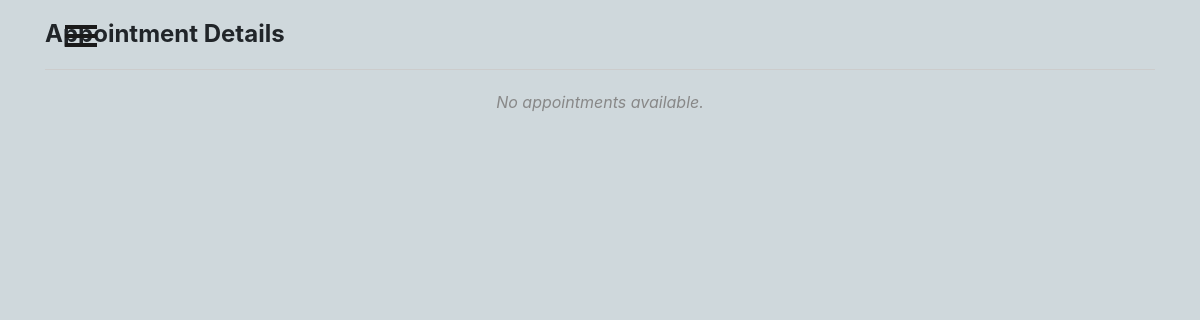
Page /patient/appointment-details/ (signed in) on the earlier database version.
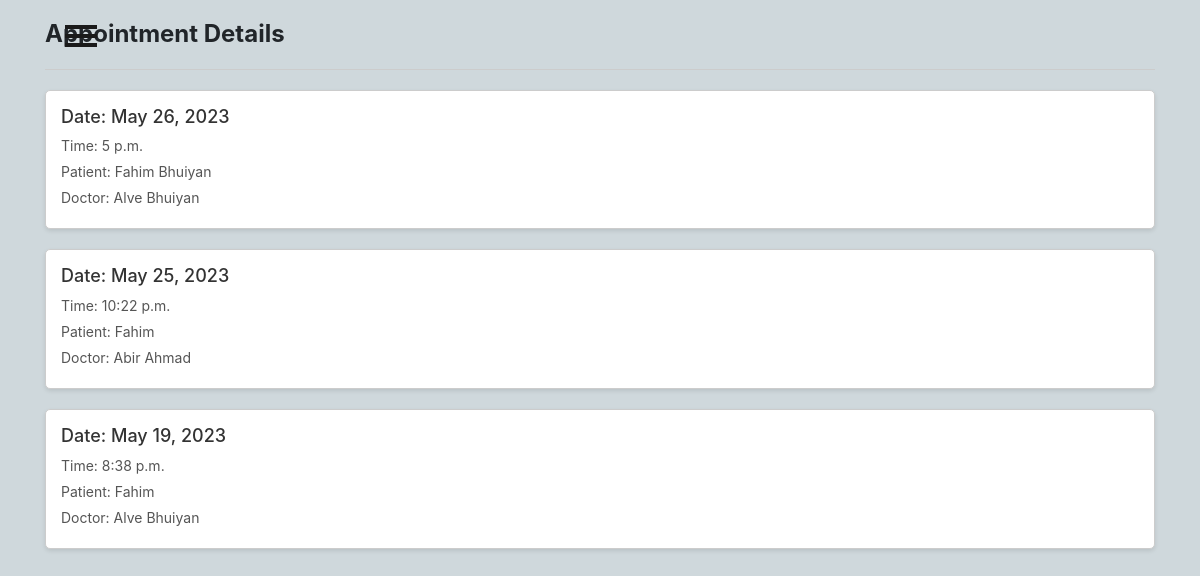
Same page on the later database version.
### patient/models.py (models this page shows)
class Appointment(models.Model):
    appointment_id = models.UUIDField(primary_key=True, default=uuid.uuid4, editable=False)
    user = models.ForeignKey(User, on_delete=models.CASCADE)
    doctor = models.ForeignKey(Doctor, on_delete=models.CASCADE)
    patient_name = models.CharField(max_length=100)
    appointment_date = models.DateField()
    appointment_time = models.TimeField()
    consultation_fee = models.DecimalField(max_digits=8, decimal_places=2, default= 0)

### doctor/models.py (models this page shows, shortened)
class Doctor(models.Model):
    user = models.OneToOneField(User, on_delete=models.CASCADE)
    bmdc = models.CharField(max_length=10, null=False, unique=True, default='')
    address = models.CharField(max_length=40, default='')
    mobile = models.CharField(
        max_length=20, null=False, unique=True, default='')
    date_of_birth = models.DateField(null=True, blank=True)
    specialist = models.CharField(max_length=40, default='')
    experience = models.CharField(max_length=2, default='')
    hospital = models.CharField(max_length=40, null=True, blank=True)
    consultation_fee = models.CharField(max_length=40, default='')
    bio = models.CharField(max_length=200, default='')
    gender_choices = (
        ('Male', 'Male'),
        ('Female', 'Female'),
        ('Other', 'Other'),
    )
    gender = models.CharField(
        max_length=6, choices=gender_choices, null=True, blank=True)
    def __str__(self):
        return self.user.first_name + " "+self.user.last_name

### patient/views.py (the view)
# urls.py: path('appointment-details/', views.appointment_details, name='appointment-details'),
def appointment_details(request):
    appointment_list = Appointment.objects.filter(user=request.user)
    return render(request, 'patient/appointment_details.html', {'appointment_list': appointment_list})

### Templates/patient/appointment_details.html (shortened to what this page needs)
{% load static %}
<html lang="en">
<head>
</head>
<body>
  {% include "patient/sidenav_bar.html" %}
    <div class="container">
        <h2 class="section-title">Appointment Details</h2>
        <div class="divider"></div>
        {% for appointment in appointment_list|dictsortreversed:"appointment_date" %}
          <div class="appointment-card {% if appointment.appointment_date < now %}expired{% endif %}">
            <h3>Date: {{ appointment.appointment_date }}</h3>
            <p>Time: {{ appointment.appointment_time }}</p>
            <p>Patient: {{ appointment.patient_name }}</p>
            <p>Doctor: {{ appointment.doctor }}</p>
          </div>
        {% empty %}
          <p class="no-appointments">No appointments available.</p>
        {% endfor %}
    </div>
</body>
</html>

### Templates/patient/sidenav_bar.html (shortened to what this page needs)
{% load static %}
<html lang="en">
<head>
  <link rel="stylesheet" href="https://stackpath.bootstrapcdn.com/bootstrap/4.1.3/css/bootstrap.min.css">
  <link rel="stylesheet" href="https://cdnjs.cloudflare.com/ajax/libs/animate.css/3.7.0/animate.min.css">
  <link rel="stylesheet" href="https://maxcdn.bootstrapcdn.com/font-awesome/4.7.0/css/font-awesome.min.css">
  <link rel="stylesheet" href="https://cdnjs.cloudflare.com/ajax/libs/tether/1.4.4/css/tether.min.css">
  <link rel="stylesheet" href="{% static 'CSS/patientnav.css'%}">
</head>
<body>
  {% block content %}
  <div id="wrapper">
    <div id=" page-content-wrapper">
            <button type="button" class="hamburger animated fadeInLeft is-closed" data-toggle="offcanvas">
              <span class="hamb-top"></span>
              <span class="hamb-middle"></span>
              <span class="hamb-bottom"></span>
            </button>
  </div>
  </div>
  {% endblock %}
</body>
</html>

### static/CSS/patientnav.css (style rules this page uses)
body { position: relative; overflow-x: hidden; background-color: #cfd8dc; }
body, html { height: 100%; }
#wrapper { padding-left: 30px; -webkit-transition: all 0.5s ease; -moz-transition: all 0.5s ease; -o-transition: all 0.5s ease; transition: all 0.5s ease; }
.hamburger { position: fixed; top: 20px; z-index: 999; display: block; width: 32px; height: 32px; margin-left: 15px; background: transparent; border: none; }
.hamburger.is-closed:before { content: ""; display: block; width: 100px; font-size: 14px; color: #fff; line-height: 32px; text-align: center; opacity: 0; transform: translate3d(0, 0, 0); -webkit-transform: translate3d(0, 0, 0); transition: all 0.35s ease-in-out; -webkit-transition: all 0.35s ease-in-out; }
.hamburger.is-closed .hamb-top, .hamburger.is-closed .hamb-middle, .hamburger.is-closed .hamb-bottom, .hamburger.is-open .hamb-top, .hamburger.is-open .hamb-middle, .hamburger.is-open .hamb-bottom { position: absolute; left: 0; height: 4px; width: 100%; }
.hamburger.is-closed .hamb-top, .hamburger.is-closed .hamb-middle, .hamburger.is-closed .hamb-bottom { background-color: #1a1a1a; }
.hamburger.is-closed .hamb-top { top: 5px; transition: all 0.35s ease-in-out; -webkit-transition: all 0.35s ease-in-out; }
.hamburger.is-closed .hamb-middle { top: 50%; margin-top: -2px; }
.hamburger.is-closed .hamb-bottom { bottom: 5px; transition: all 0.35s ease-in-out; -webkit-transition: all 0.35s ease-in-out; }

### Templates/patient/appointment_details.html (style rules this page uses)
body { font-family: Arial, sans-serif; margin: 0; padding: 20px; background-color: #f7f7f7; }
.container { max-width: 600px; margin: 0 auto; }
.appointment-card { background-color: #fff; border: 1px solid #ccc; border-radius: 5px; padding: 15px; margin-bottom: 20px; box-shadow: 0 2px 4px rgba(0, 0, 0, 0.1); transition: background-color 0.3s ease; }
.appointment-card h3 { margin-top: 0; font-size: 18px; color: #333; }
.appointment-card p { margin: 5px 0; font-size: 14px; color: #555; }
.section-title { font-size: 24px; font-weight: bold; margin-bottom: 10px; }
.divider { border-top: 1px solid #ccc; margin: 20px 0; }

Differences in the rows shown:
added Appointment: appointment_date "May 26, 2023", appointment_time "5 p.m.", patient_name "Fahim Bhuiyan", doctor "Alve Bhuiyan"
now on this page (row edited): Appointment: appointment_date "May 25, 2023", appointment_time "10:22 p.m.", patient_name "Fahim", doctor "Abir Ahmad"
now on this page (row edited): Appointment: appointment_date "May 19, 2023", appointment_time "8:38 p.m.", patient_name "Fahim", doctor "Alve Bhuiyan"
Other differences:
text no longer shown: "No appointments available."
